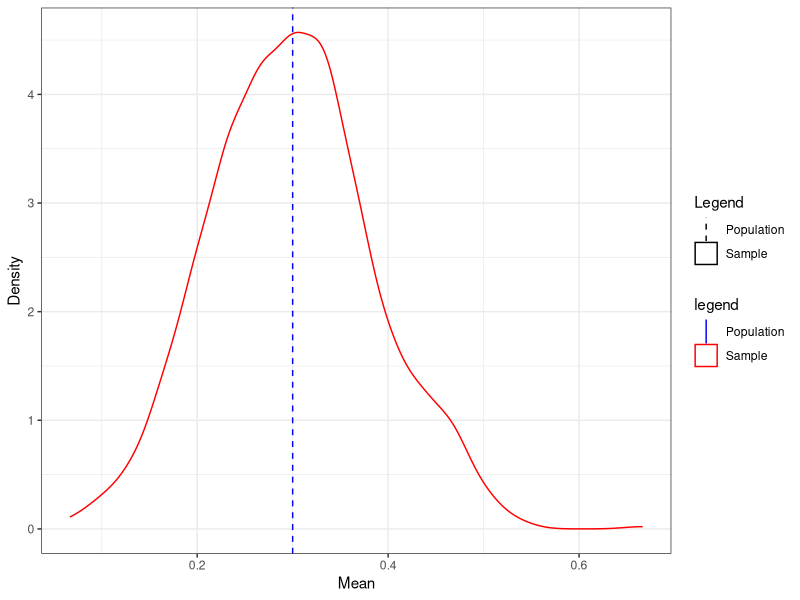
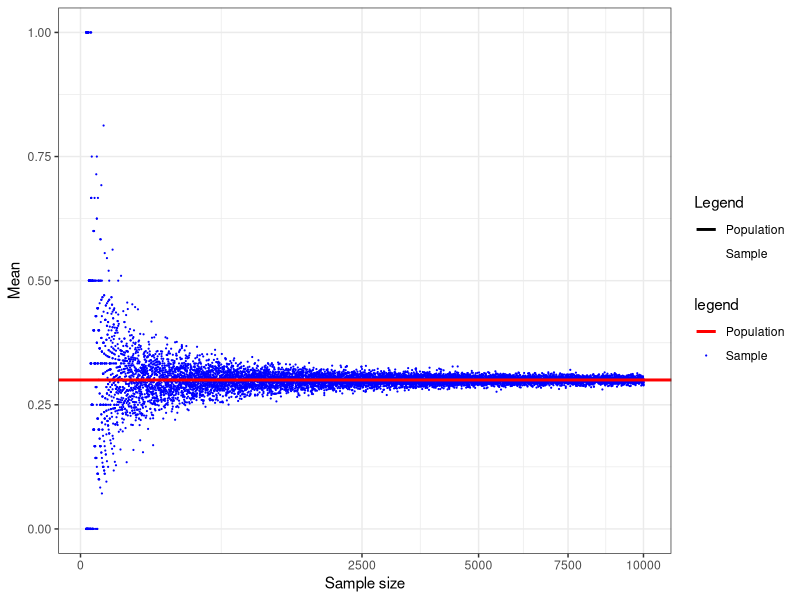
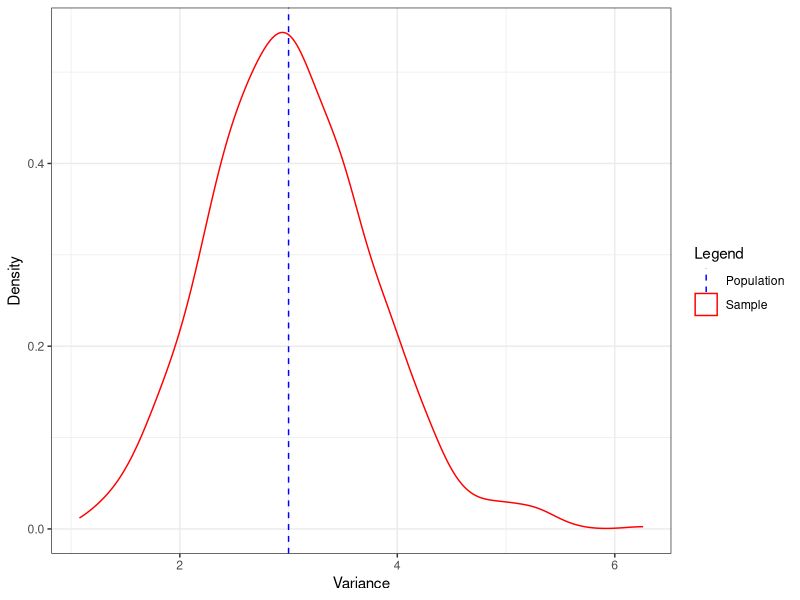
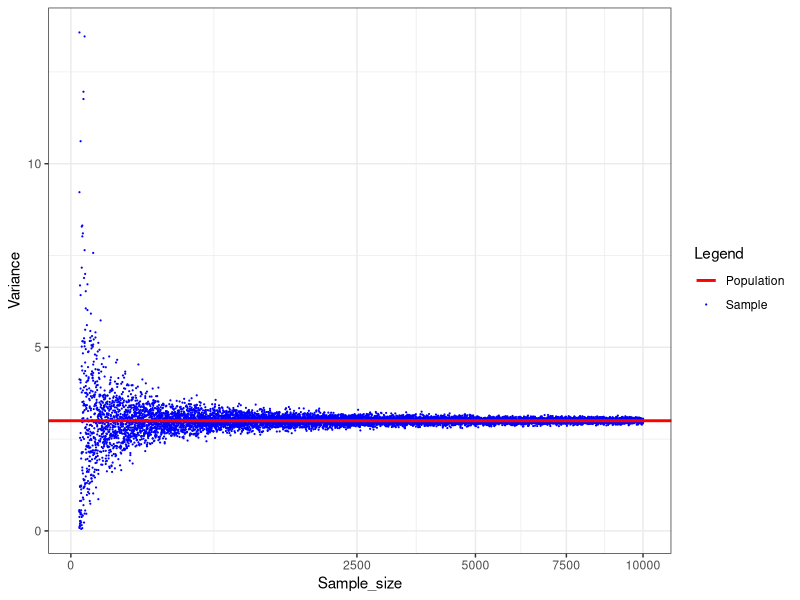
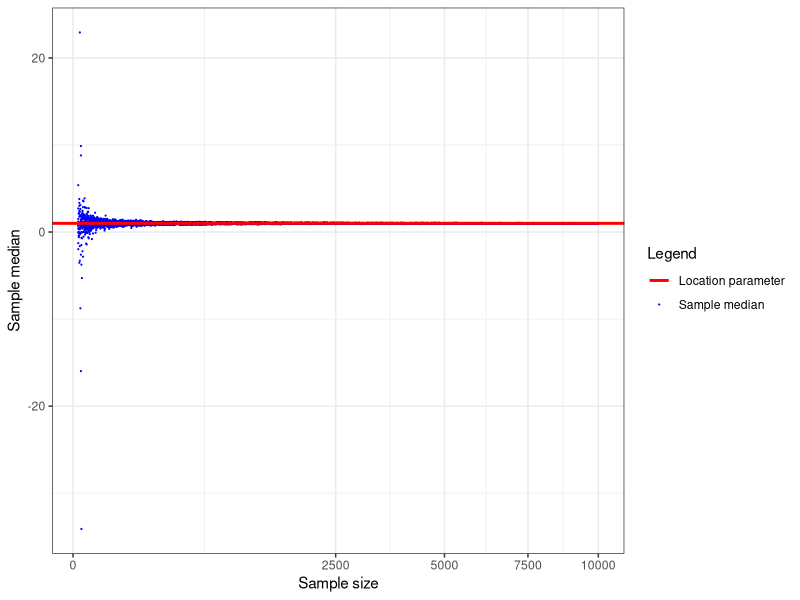

Write the R code that produced these figures, in order.
## ---- chunk 1
knitr::opts_chunk$set(echo = TRUE)
## ---- chunk 2
library(tidyverse)
## ---- chunk 3
set.seed(0)
num_trials <- 1000
sample_size <- 30
q <- 0.3

simulation_df <- data.frame(trial = seq(num_trials)) %>%
  mutate(simulation = map(.x = trial, .f = ~rbinom(sample_size, 1, q))) %>%
  # simulate sequences of Bernoulli random variables
  mutate(sample_mean = map_dbl(.x = simulation, .f = mean))
  # compute the sample means

ggplot() + labs(x = "Mean", y = "Density") + theme_bw() + 
  geom_density(data = simulation_df, 
               aes(x = sample_mean, color = "Sample",
                   linetype = "Sample")) + 
  # kernel density plot of sample means
  geom_vline(aes(xintercept = q, color = "Population",
                 linetype = "Population")) + 
  # vertical line displaying population mean
  scale_color_manual(name = "legend",
                     values = c("Sample" = "red", "Population" = "blue")) +
  scale_linetype_manual(name = "Legend",
                        values = c("Sample" = "solid", "Population" = "dashed"))
## ---- chunk 4
set.seed(0)
num_trials_per_sample_size <- 10
max_sample_size <- 10000
q <- 0.3

sim_by_n_df <- crossing(trial = seq(num_trials_per_sample_size),
                        sample_size = seq(to = sqrt(max_sample_size), by = 0.1) ** 2) %>%
  #create data frame of all pairs of sample_size and trial
  mutate(simulation = pmap(.l = list(trial, sample_size), .f = ~rbinom(.y, 1, q))) %>%
  #simulate sequences of Bernoulli random variables
  mutate(sample_mean = map_dbl(.x = simulation, .f = mean))
  # compute the sample means

ggplot() + labs(x = "Sample size", y = "Mean") + theme_bw() + 
  geom_point(data = sim_by_n_df, 
               aes(x = sample_size, y = sample_mean, color = "Sample",
                   linetype = "Sample"), size = 0.1) + 
  # scatter plot of sample means
  geom_hline(aes(yintercept = q, color = "Population",
                 linetype = "Population"), size = 1) + 
  # hrizontal line displaying population mean
  scale_color_manual(name = "legend",
                     values = c("Sample" = "blue", "Population" = "red")) +
  scale_linetype_manual(name = "Legend",
                        values = c("Sample" = "dashed", "Population" = "solid")) + 
  scale_x_sqrt()
## ---- chunk 5
set.seed(0)
num_tirals <- 1000
sample_size <- 30
mu <- 1
sigma_sqr <- 3

simulation_df <- data.frame(trial = seq(num_tirals)) %>%
  mutate(simulation = map(.x = trial, 
                          .f = ~rnorm(sample_size, mean = mu, sd = sqrt(sigma_sqr)))) %>%
  # simulate sequences of Gaussian random variables
  mutate(sample_var = map_dbl(.x = simulation, .f = var))
  # compute the sample variances

ggplot() + labs(x = "Variance", y = "Density") + theme_bw() + 
  geom_density(data = simulation_df,
               aes(x = sample_var, color = "Sample",
                   linetype = "Sample")) + 
  # kernal density plt of sample variances
  geom_vline(aes(xintercept = sigma_sqr, color = "Population", 
                 linetype = "Population")) + 
  # vertical line displaying population mean
  scale_color_manual(name = "Legend",
                     values = c("Sample" = "red", "Population" = "blue")) + 
  scale_linetype_manual(name = "Legend",
                        values = c("Sample" =  "solid", "Population" = "dashed"))
## ---- chunk 6
set.seed(0)
num_trials_per_sample_size <- 10
max_sample_size <- 10000
mu <- 1
sigma_sqr <- 3

sim_by_n_df <- crossing(trial = seq(num_trials_per_sample_size),
                        sample_size = seq(to = sqrt(max_sample_size), by = 0.1) ** 2) %>%
  # create data frame of all pairs of sample_size and trial
  mutate(simulation = pmap(.l = list(trial, sample_size),
                           .f = ~rnorm(.y, mean = mu, sd = sqrt(sigma_sqr)))) %>%
  # simulate sequences of Gaussian random variables
  mutate(sample_var = map_dbl(.x = simulation, .f = var))
  # compute the sample variances

ggplot() + labs(x = "Sample_size", y = "Variance") + theme_bw() + 
  geom_point(data = sim_by_n_df,
               aes(x = sample_size, y = sample_var, color = "Sample",
                   linetype = "Sample"), size = 0.1) + 
  # scatter plot of sample variances
  geom_hline(aes(yintercept = sigma_sqr, color = "Population", 
                 linetype = "Population"), size = 1) + 
  # horizontal line displaying population variance
  scale_color_manual(name = "Legend",
                     values = c("Sample" = "blue", "Population" = "red")) + 
  scale_linetype_manual(name = "Legend",
                        values = c("Sample" =  "dashed", "Population" = "solid")) + 
  scale_x_sqrt()
## ---- chunk 7
set.seed(0)
num_trials_per_sample_size <- 10
max_sample_size <- 10000
theta <- 1

sim_by_n_df <- crossing(trial = seq(num_trials_per_sample_size),
                        sample_size = seq(to = sqrt(max_sample_size), by = 0.1) ** 2) %>%
  # create data frame of all pairs of sample_size and trial
  mutate(simulation = pmap(.l = list(trial, sample_size), .f = ~rcauchy(.y, location = theta))) %>%
  # simulate sequences of Cauchy random variables
  mutate(sample_median = map_dbl(.x = simulation, .f = median))
  # compute the sample median

ggplot() + labs(x = "Sample size", y = "Sample median") + theme_bw() + 
  geom_point(data = sim_by_n_df,
               aes(x = sample_size, y = sample_median, color = "Sample median",
                   linetype = "Sample median"), size = 0.1) + 
  # scatter plot of sample variances
  geom_hline(aes(yintercept = theta, color = "Location parameter", 
                 linetype = "Location parameter"), size = 1) + 
  # horizontal line displaying population variance
  scale_color_manual(name = "Legend",
                     values = c("Sample median" = "blue", "Location parameter" = "red")) + 
  scale_linetype_manual(name = "Legend",
                        values = c("Sample median" =  "dashed", "Location parameter" = "solid")) + 
  scale_x_sqrt()
